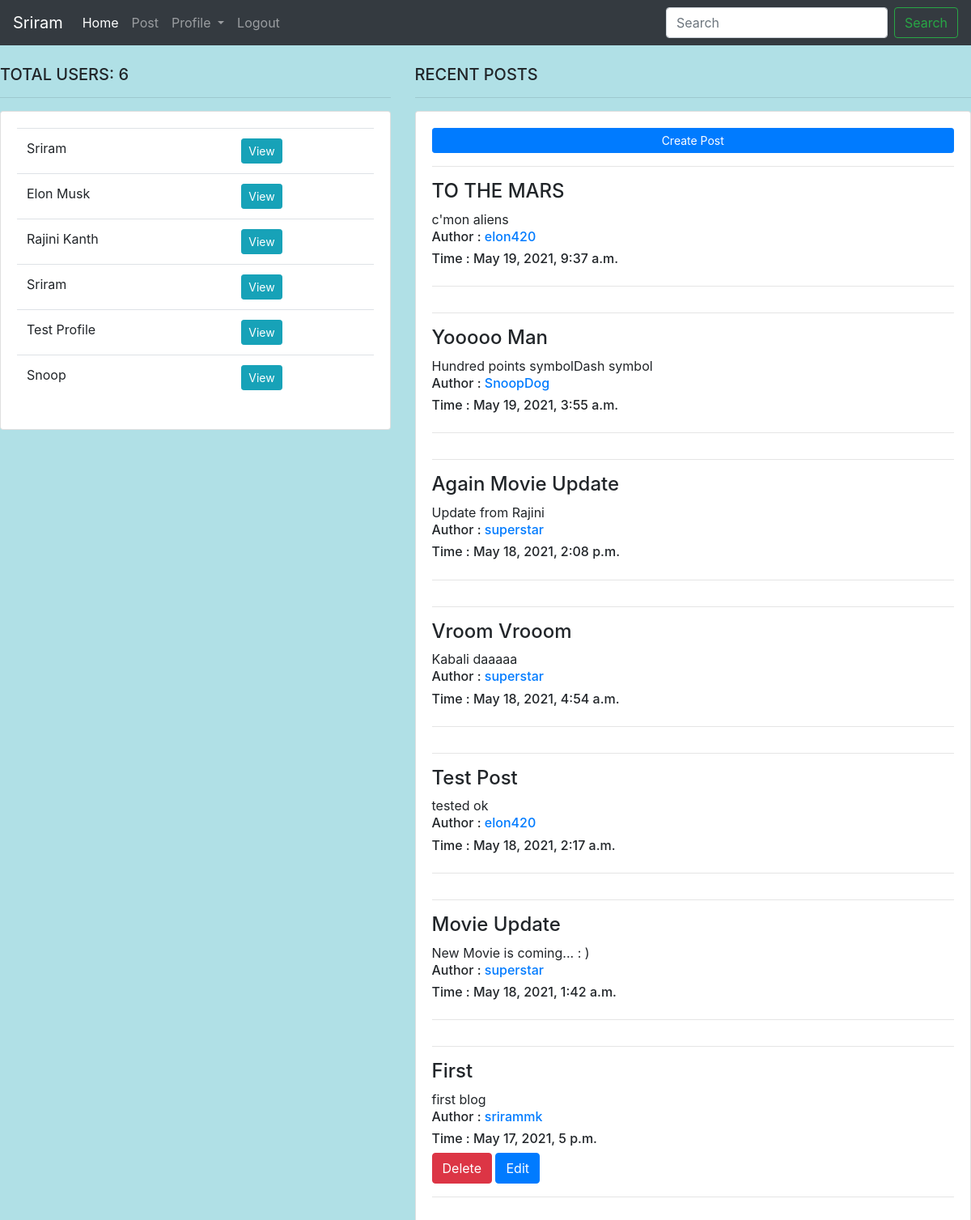
The app's page /home/1/ with its own data.
### blog/models.py (models this page shows, shortened)
class PUser(models.Model):
    username = models.CharField(max_length=250)
    name = models.CharField(max_length=200)
    email = models.EmailField(max_length=50)
    phone = models.CharField(max_length=50)
    password = models.CharField(max_length=250)
    confirm_password = models.CharField(max_length=250)
    def __str__(self):
        return self.username

class Post(models.Model):
    title = models.CharField(max_length=20)
    content = models.TextField(max_length=250)
    date = models.DateTimeField(auto_now_add=True)
    user = models.ForeignKey(PUser,on_delete=models.CASCADE)

### blog/views.py (the view)
# urls.py: 2. Add a URL to urlpatterns:  path('', views.home, name='home')
def home(request,pk):
    posts = Post.objects.all().order_by('-date')
    users = PUser.objects.all()
    pk = pk
    return render(request,'blog/feed.html',{'posts': posts , 'users': users, 'pk':pk})

### blog/templates/blog/feed.html (shortened to what this page needs)
{% extends 'blog/main.html' %}
{% block dash %}
<br>
<div class="row">
	<div class="col-md-5">
		<h5>TOTAL USERS: {{ users.count}}</h5>
		<hr>
		<div class="card card-body">
			<table class="table">
				{% for user in users %}
					<tr>
						<td>{{user.name}} </td>
						<td><a href="profile/{{user.id}}" class="btn btn-sm btn-info">View</a></td>
					</tr>
				{% endfor %}
			</table>
		</div>
	</div>
	<div class="col-md-7">
		<h5>RECENT POSTS</h5>
		<hr>
		<div class="card card-body">
			<a class="btn btn-primary  btn-sm btn-block" href="createpost">Create Post</a>
			<table class="table table-sm">
				{% for post in posts %}
                  <hr>
					<h4>{{ post.title }}</h4>
                    <h6> Author : <a href="profile/{{post.user_id}}">{{ post.user }}</a> </h6>
                    <h6> Time : {{ post.date }} </h6>
					{% if post.user_id ==  pk %}
						<div class="text-left">
    						<a href="deletepost/{{ post.id }}" class="btn btn-primary text-left btn-danger">Delete</a>
    						<a href="editpost/{{ post.id }}" class="btn btn-primary text-center">Edit</a>
						</div>
					{% endif %}
                  <hr>
				{% endfor %}
			</table>
		</div>
	</div>
</div>
{% endblock %}

### blog/templates/blog/main.html (shortened to what this page needs)
{% load static %}
<!DOCTYPE html>
<html>
<head><title>MyBlog</title>
<head><meta name="viewport" content="width=device-width">
<link rel="stylesheet" href="https://stackpath.bootstrapcdn.com/bootstrap/4.4.1/css/bootstrap.min.css">
<body style="background-color:powderblue;">
{% include 'blog/nav.html' %}
{% block dash %}
{% endblock %}
</body>
</html>

### blog/templates/blog/nav.html (shortened to what this page needs)
{% load static %}
<nav class="navbar navbar-expand-lg navbar-dark bg-dark">
{% for user in users %}
  {% if user.id == pk %}
    <a class="navbar-brand" href='#'> {{ user.name }}</a>
  {% endif %}
{% endfor %}
  <div class="collapse navbar-collapse" id="navbarSupportedContent">
    <ul class="navbar-nav mr-auto">
      <li class="nav-item active">
        <a class="nav-link" href="http://localhost:8000/home/{{ pk }}">Home <span class="sr-only">(current)</span></a>
      </li>
      <li class="nav-item">
        <a class="nav-link" href="http://localhost:8000/home/{{ pk }}/createpost">Post</a>
      </li>
      <li class="nav-item dropdown">
        <a class="nav-link dropdown-toggle" href="#" id="navbarDropdown" role="button" data-toggle="dropdown" aria-haspopup="true" aria-expanded="false">
          Profile
        </a>
      </li>
       <li class="nav-item">
        <a class="nav-link" href="http://localhost:8000/logout">Logout</a>
      </li>
    </ul>
    <form class="form-inline my-2 my-lg-0">
      <input class="form-control mr-sm-2" type="search" placeholder="Search" aria-label="Search">
      <button class="btn btn-outline-success my-2 my-sm-0" type="submit">Search</button>
    </form>
  </div>
</nav>

### records on screen
PUser: name "Sriram"
PUser: name "Elon Musk"
PUser: name "Rajini Kanth"
PUser: name "Sriram"
PUser: name "Test Profile"
PUser: name "Snoop"
Post: title "TO THE MARS", user "elon420", date "May 19, 2021, 9:37 a.m."
Post: title "Yooooo Man", user "SnoopDog", date "May 19, 2021, 3:55 a.m."
Post: title "Again Movie Update", user "superstar", date "May 18, 2021, 2:08 p.m."
Post: title "Vroom Vrooom", user "superstar", date "May 18, 2021, 4:54 a.m."
Post: title "Test Post", user "elon420", date "May 18, 2021, 2:17 a.m."
Post: title "Movie Update", user "superstar", date "May 18, 2021, 1:42 a.m."
Post: title "First", user "srirammk", date "May 17, 2021, 5 p.m."

### other values on screen
{{ users.count }} "6"
